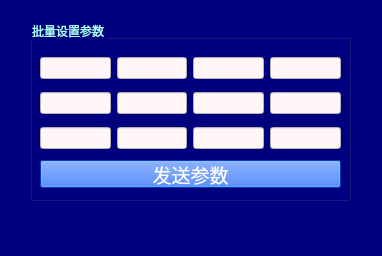
<?xml version="1.0" encoding="UTF-8"?>
<ui version="4.0">
 <class>MainWindow</class>
 <widget class="QMainWindow" name="MainWindow">
  <property name="geometry">
   <rect>
    <x>0</x>
    <y>0</y>
    <width>382</width>
    <height>256</height>
   </rect>
  </property>
  <property name="windowTitle">
   <string>设置参数</string>
  </property>
  <property name="styleSheet">
   <string notr="true">background-color: rgb(0, 0, 127);</string>
  </property>
  <widget class="QWidget" name="centralwidget">
   <widget class="QGroupBox" name="groupBox">
    <property name="geometry">
     <rect>
      <x>30</x>
      <y>20</y>
      <width>321</width>
      <height>181</height>
     </rect>
    </property>
    <property name="styleSheet">
     <string notr="true">color: rgb(170, 255, 255);</string>
    </property>
    <property name="title">
     <string>批量设置参数</string>
    </property>
    <widget class="QPushButton" name="set_p">
     <property name="geometry">
      <rect>
       <x>10</x>
       <y>140</y>
       <width>301</width>
       <height>28</height>
      </rect>
     </property>
     <property name="font">
      <font>
       <family>黑体</family>
       <pointsize>14</pointsize>
      </font>
     </property>
     <property name="styleSheet">
      <string notr="true">background-color: rgb(0, 85, 255);
color: rgb(255, 255, 255);</string>
     </property>
     <property name="text">
      <string>发送参数</string>
     </property>
    </widget>
    <widget class="QWidget" name="layoutWidget">
     <property name="geometry">
      <rect>
       <x>10</x>
       <y>30</y>
       <width>301</width>
       <height>106</height>
      </rect>
     </property>
     <layout class="QVBoxLayout" name="verticalLayout">
      <item>
       <layout class="QHBoxLayout" name="horizontalLayout">
        <item>
         <widget class="QLineEdit" name="pa_p_0">
          <property name="font">
           <font>
            <family>Times New Roman</family>
            <pointsize>9</pointsize>
            <weight>75</weight>
            <bold>true</bold>
           </font>
          </property>
          <property name="styleSheet">
           <string notr="true">background-color: rgb(255, 246, 247);
color: rgb(0, 0, 0);</string>
          </property>
         </widget>
        </item>
        <item>
         <widget class="QLineEdit" name="pa_p_1">
          <property name="font">
           <font>
            <family>Times New Roman</family>
            <pointsize>9</pointsize>
            <weight>75</weight>
            <bold>true</bold>
           </font>
          </property>
          <property name="styleSheet">
           <string notr="true">background-color: rgb(255, 246, 247);
color: rgb(0, 0, 0);</string>
          </property>
         </widget>
        </item>
        <item>
         <widget class="QLineEdit" name="pa_p_2">
          <property name="font">
           <font>
            <family>Times New Roman</family>
            <pointsize>9</pointsize>
            <weight>75</weight>
            <bold>true</bold>
           </font>
          </property>
          <property name="styleSheet">
           <string notr="true">background-color: rgb(255, 246, 247);
color: rgb(0, 0, 0);</string>
          </property>
         </widget>
        </item>
        <item>
         <widget class="QLineEdit" name="pa_p_3">
          <property name="font">
           <font>
            <family>Times New Roman</family>
            <pointsize>9</pointsize>
            <weight>75</weight>
            <bold>true</bold>
           </font>
          </property>
          <property name="styleSheet">
           <string notr="true">background-color: rgb(255, 246, 247);
color: rgb(0, 0, 0);</string>
          </property>
         </widget>
        </item>
       </layout>
      </item>
      <item>
       <layout class="QHBoxLayout" name="horizontalLayout_2">
        <item>
         <widget class="QLineEdit" name="pa_p_4">
          <property name="font">
           <font>
            <family>Times New Roman</family>
            <pointsize>9</pointsize>
            <weight>75</weight>
            <bold>true</bold>
           </font>
          </property>
          <property name="styleSheet">
           <string notr="true">background-color: rgb(255, 246, 247);
color: rgb(0, 0, 0);</string>
          </property>
         </widget>
        </item>
        <item>
         <widget class="QLineEdit" name="pa_p_5">
          <property name="font">
           <font>
            <family>Times New Roman</family>
            <pointsize>9</pointsize>
            <weight>75</weight>
            <bold>true</bold>
           </font>
          </property>
          <property name="styleSheet">
           <string notr="true">background-color: rgb(255, 246, 247);
color: rgb(0, 0, 0);</string>
          </property>
         </widget>
        </item>
        <item>
         <widget class="QLineEdit" name="pa_p_6">
          <property name="font">
           <font>
            <family>Times New Roman</family>
            <pointsize>9</pointsize>
            <weight>75</weight>
            <bold>true</bold>
           </font>
          </property>
          <property name="styleSheet">
           <string notr="true">background-color: rgb(255, 246, 247);
color: rgb(0, 0, 0);</string>
          </property>
         </widget>
        </item>
        <item>
         <widget class="QLineEdit" name="pa_p_7">
          <property name="font">
           <font>
            <family>Times New Roman</family>
            <pointsize>9</pointsize>
            <weight>75</weight>
            <bold>true</bold>
           </font>
          </property>
          <property name="styleSheet">
           <string notr="true">background-color: rgb(255, 246, 247);
color: rgb(0, 0, 0);</string>
          </property>
         </widget>
        </item>
       </layout>
      </item>
      <item>
       <layout class="QHBoxLayout" name="horizontalLayout_3">
        <item>
         <widget class="QLineEdit" name="pa_p_8">
          <property name="font">
           <font>
            <family>Times New Roman</family>
            <pointsize>9</pointsize>
            <weight>75</weight>
            <bold>true</bold>
           </font>
          </property>
          <property name="styleSheet">
           <string notr="true">background-color: rgb(255, 246, 247);
color: rgb(0, 0, 0);</string>
          </property>
         </widget>
        </item>
        <item>
         <widget class="QLineEdit" name="pa_p_9">
          <property name="font">
           <font>
            <family>Times New Roman</family>
            <pointsize>9</pointsize>
            <weight>75</weight>
            <bold>true</bold>
           </font>
          </property>
          <property name="styleSheet">
           <string notr="true">background-color: rgb(255, 246, 247);
color: rgb(0, 0, 0);</string>
          </property>
         </widget>
        </item>
        <item>
         <widget class="QLineEdit" name="pa_p_10">
          <property name="font">
           <font>
            <family>Times New Roman</family>
            <pointsize>9</pointsize>
            <weight>75</weight>
            <bold>true</bold>
           </font>
          </property>
          <property name="styleSheet">
           <string notr="true">background-color: rgb(255, 246, 247);
color: rgb(0, 0, 0);</string>
          </property>
         </widget>
        </item>
        <item>
         <widget class="QLineEdit" name="pa_p_11">
          <property name="font">
           <font>
            <family>Times New Roman</family>
            <pointsize>9</pointsize>
            <weight>75</weight>
            <bold>true</bold>
           </font>
          </property>
          <property name="styleSheet">
           <string notr="true">background-color: rgb(255, 246, 247);
color: rgb(0, 0, 0);</string>
          </property>
         </widget>
        </item>
       </layout>
      </item>
     </layout>
    </widget>
   </widget>
  </widget>
  <widget class="QMenuBar" name="menubar">
   <property name="geometry">
    <rect>
     <x>0</x>
     <y>0</y>
     <width>382</width>
     <height>26</height>
    </rect>
   </property>
  </widget>
  <widget class="QStatusBar" name="statusbar"/>
 </widget>
 <resources/>
 <connections/>
</ui>
